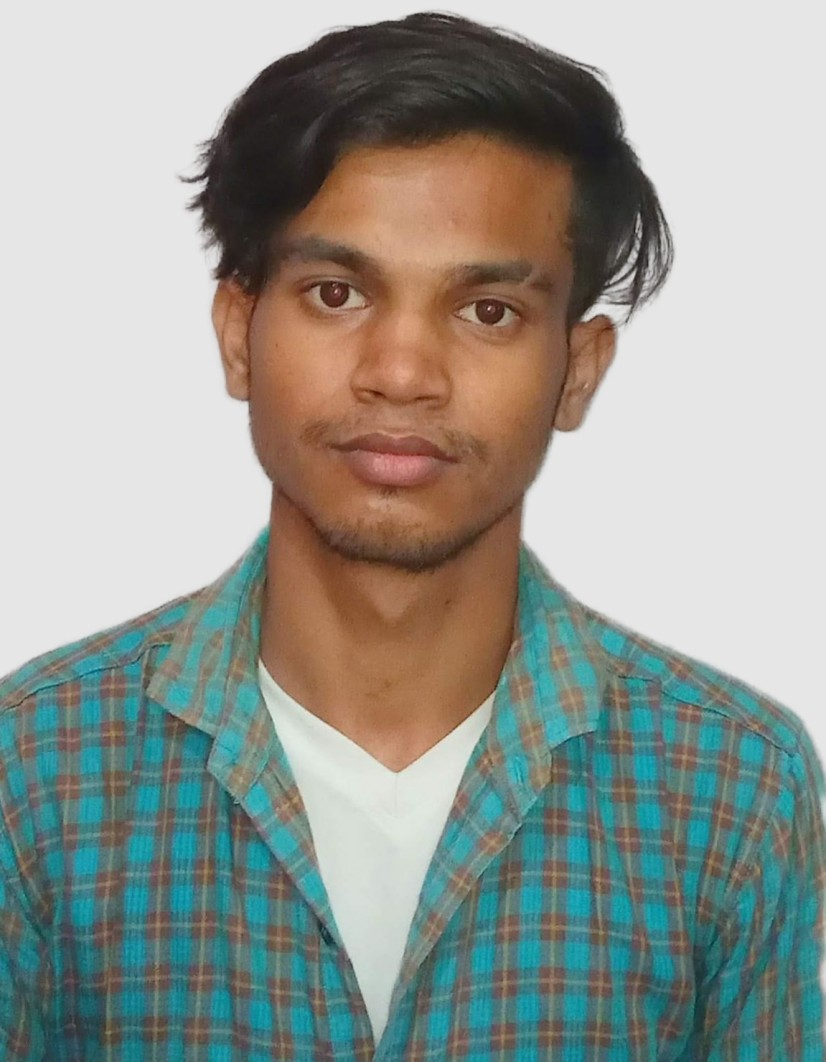
#> input picture me1.jpg, 826 x 1062 px
$ python 'img to sketch.py'
#> lines starting #> are read from the running program, lines starting #| are printed output that depends on the picture
import cv2
#.............................thankyou for breaking my heart darling!....................
image=cv2.imread("me1.jpg")
#> image is the input picture: shape (1062, 826, 3); mean B, G, R 147.5, 154.1, 149.6

#....this code convert image to gray image........
gray_image=cv2.cvtColor(image,cv2.COLOR_BGR2GRAY)
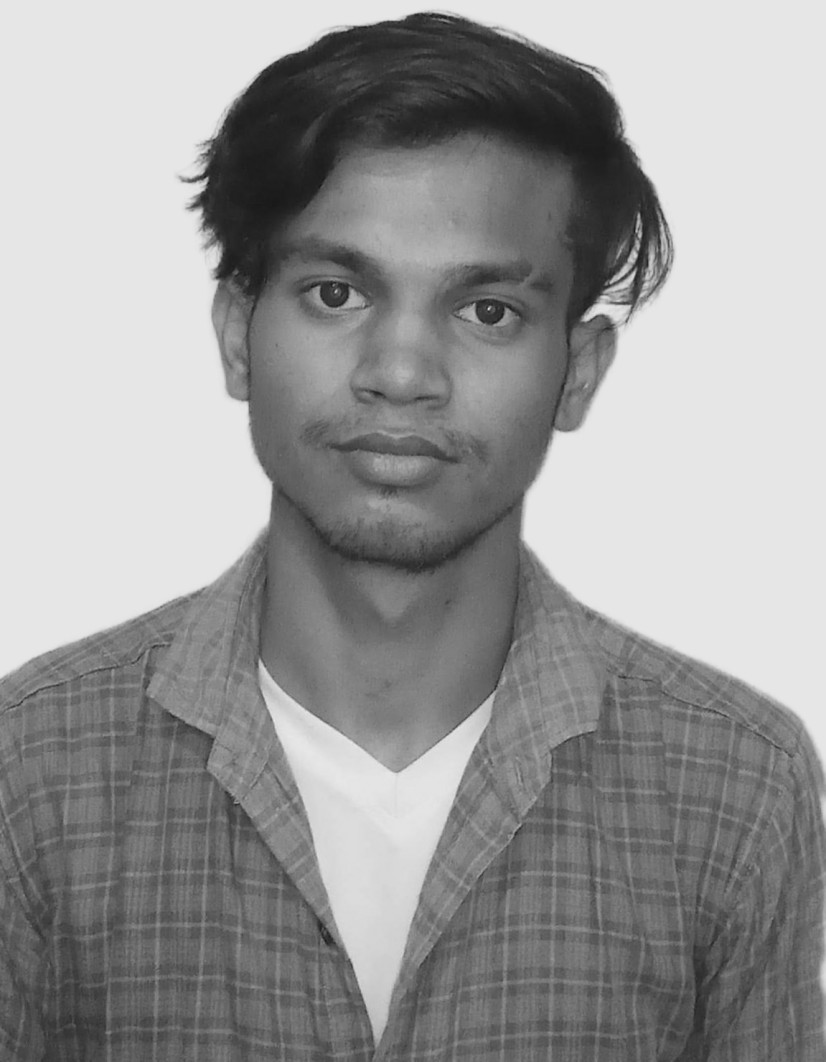
#> gray_image: shape (1062, 826); min 23, max 236, mean 152

#.....this code convert negative image to positive image.......
inverted=255-gray_image
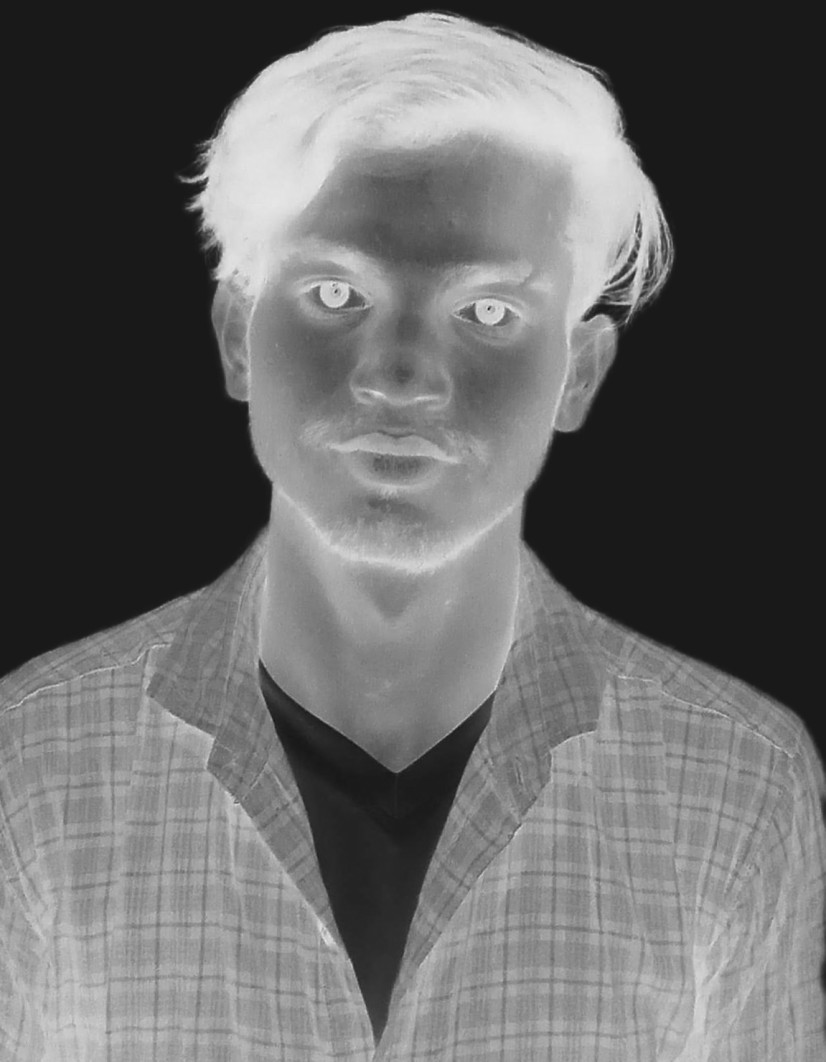
#> inverted: shape (1062, 826); min 19, max 232, mean 103

#......this code convert image to blurred from of image
blurred=cv2.GaussianBlur(inverted,(21,21),0)

#.......this code converted blurred image to invertedblur(negative from)
invertedblur=255-blurred

#.......this code converted image to pencilsketch........
pencilsketch=cv2.divide(gray_image,invertedblur,scale=256.0)
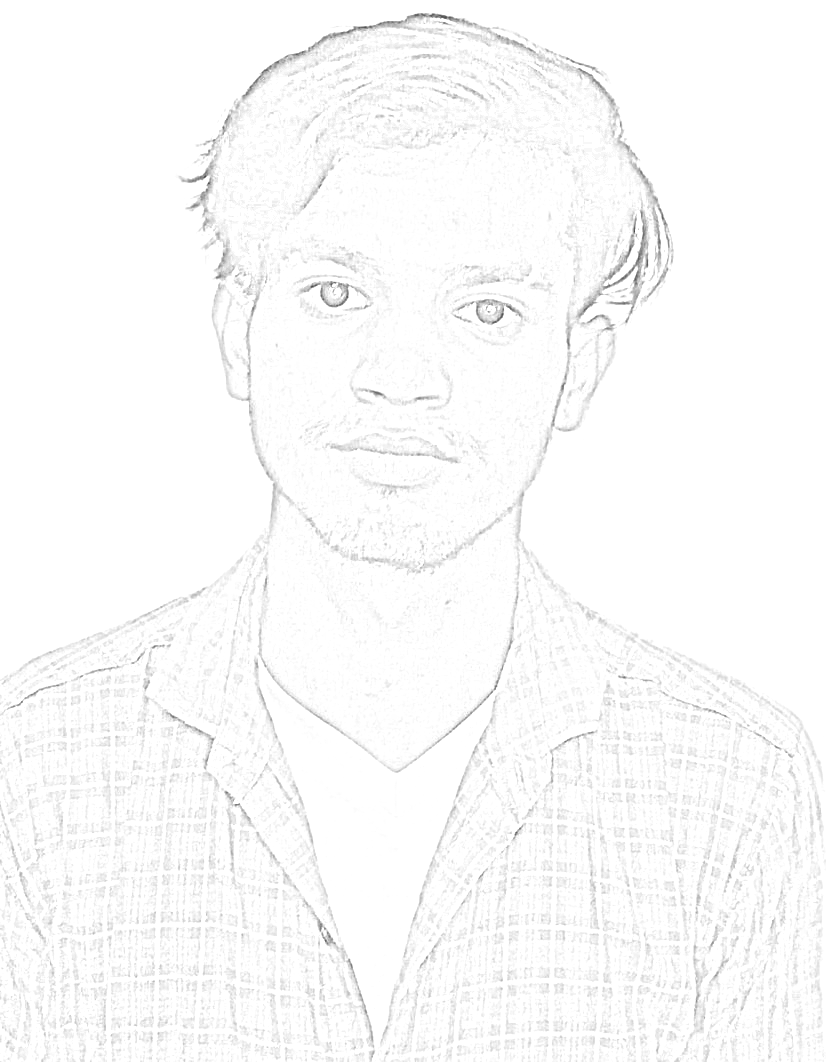
#> pencilsketch: shape (1062, 826); min 71, max 255, mean 250.6


#.......save the file
cv2.imwrite("me-grayscale.jpg", gray_image)
print("............successfuly converted into grayscale.........")
cv2.imwrite("me-sketch.jpg", pencilsketch)
print("............successfuly converted into pencilsketch.........")
cv2.imwrite("me-inverted.jpg", inverted)
print("............successfuly converted into invertedimage.........")

cv2.imshow("grayscale",gray_image)
cv2.imshow("sketch",pencilsketch)
cv2.imshow("inverted",inverted)
cv2.waitKey(0)
cv2.destroyAllWindows()

print("............proccess finished enjoy your day.........")
